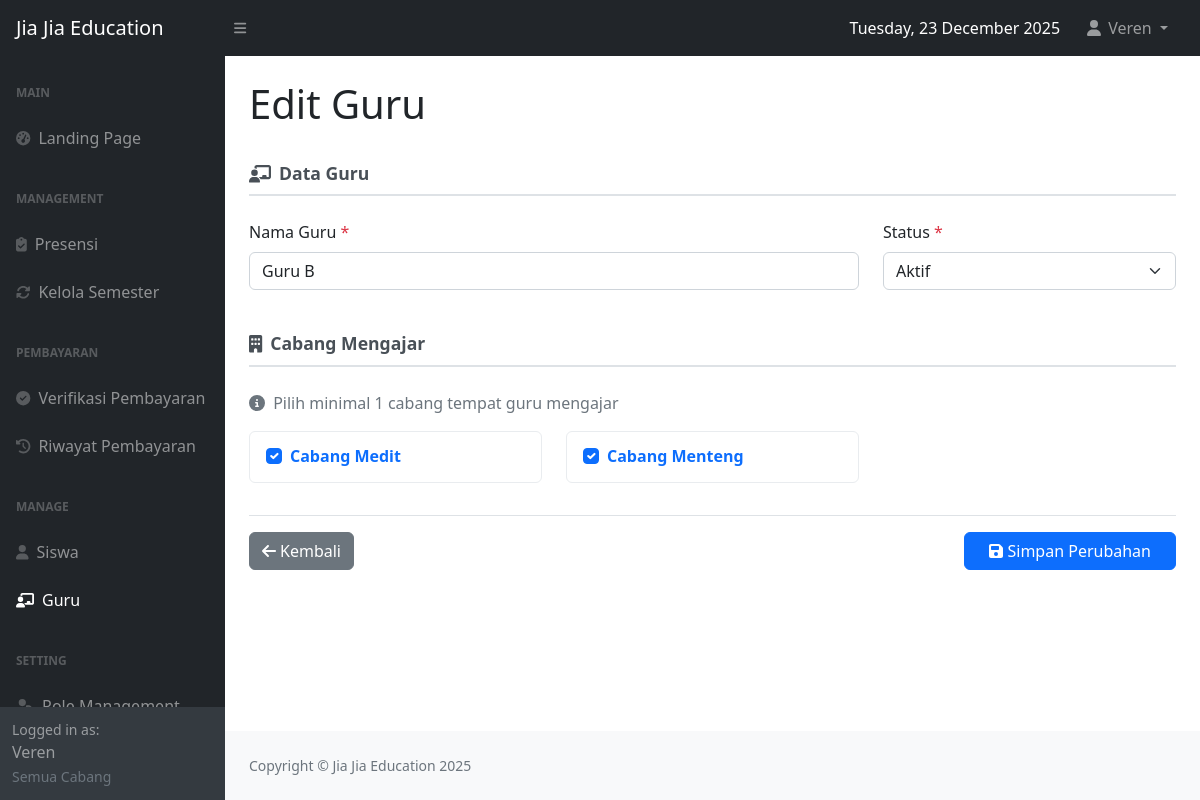
The page /editguru.php?id=15 (signed in) on the database its author committed.
### tables this page shows
CREATE TABLE `guru` (
  `guru_id` int(11) NOT NULL,
  `nama_guru` varchar(100) NOT NULL,
  `status` enum('aktif','nonaktif','cuti') NOT NULL
);

CREATE TABLE `cabang` (
  `cabang_id` int(11) NOT NULL,
  `nama_cabang` varchar(100) NOT NULL
);

### check_login.php (called while the page is built, shortened)
<?php
function getUserFullName() {
    return $_SESSION['full_name'] ?? 'User';
}
?>

### editguru.php (the view, shortened to what this page needs)
<?php
require 'check_login.php';
require 'config.php';
$current_user_name = getUserFullName();
$current_user_role_id = $_SESSION['role_id'];
$current_user_cabang_name = $_SESSION['cabang_name'] ?? 'Semua Cabang';
$guru_id = (int)$_GET['id'];
try {
    $stmt = $conn->prepare("SELECT guru_id, nama_guru, status FROM guru WHERE guru_id = ?");
    $stmt->bind_param("i", $guru_id);
    $stmt->execute();
    $result = $stmt->get_result();
    $guru_data = $result->fetch_assoc();
    $stmt_cabang_assigned = $conn->prepare("SELECT cabang_id FROM cabangguru WHERE guru_id = ?");
    $stmt_cabang_assigned->bind_param("i", $guru_id);
    $stmt_cabang_assigned->execute();
    $result_cabang_assigned = $stmt_cabang_assigned->get_result();
    $assigned_cabang_ids = [];
    while ($row = $result_cabang_assigned->fetch_assoc()) {
        $assigned_cabang_ids[] = $row['cabang_id'];
    }
} catch (Exception $e) {
    error_log("Database error: " . $e->getMessage());
    header("Location: guru.php?error=database");
    exit();
}
$cabang_list = [];
try {
    if ($current_user_role_id == 1) {
        $stmt_cabang = $conn->prepare("SELECT cabang_id, nama_cabang FROM cabang ORDER BY nama_cabang ASC");
        $stmt_cabang->execute();
    }
    $result_cabang = $stmt_cabang->get_result();
    while ($row = $result_cabang->fetch_assoc()) {
        $cabang_list[] = $row;
    }
} catch (Exception $e) {
    error_log("Error loading cabang: " . $e->getMessage());
}
?>
<!DOCTYPE html>
<html lang="id">
<head>
    <link href="https://cdn.jsdelivr.net/npm/bootstrap@5.2.3/dist/css/bootstrap.min.css" rel="stylesheet" />
    <link href="css/styles.css" rel="stylesheet" />
</head>
<body class="sb-nav-fixed">
    <nav class="sb-topnav navbar navbar-expand navbar-dark bg-dark">
        <a class="navbar-brand ps-3" href="index.php">Jia Jia Education</a>
        <button class="btn btn-link btn-sm order-1 order-lg-0 me-4 me-lg-0" id="sidebarToggle"><i class="fas fa-bars"></i></button>
        <ul class="navbar-nav ms-auto ms-md-0 me-3 me-lg-4">
            <li class="nav-item d-none d-md-flex align-items-center me-3">
                <span class="text-white">
                    <?php
                    echo strftime("%A, %d %B %Y");
                    ?>
                </span>
            </li>
            <li class="nav-item dropdown">
                <a class="nav-link dropdown-toggle" id="navbarDropdown" href="#" role="button" data-bs-toggle="dropdown" aria-expanded="false">
                    <i class="fas fa-user fa-fw"></i> <?php echo htmlspecialchars($current_user_name); ?>
                </a>
            </li>
        </ul>
    </nav>
    <div id="layoutSidenav">
        <div id="layoutSidenav_nav">
            <nav class="sb-sidenav accordion sb-sidenav-dark">
                <div class="sb-sidenav-menu">
                    <div class="nav">
                        <div class="sb-sidenav-menu-heading">Main</div>
                        <a class="nav-link" href="index.php">
                            <div class="sb-nav-link-icon"><i class="fas fa-tachometer-alt"></i></div>
                            Landing Page
                        </a>
                        <div class="sb-sidenav-menu-heading">Management</div>
                        <a class="nav-link" href="absensi.php">
                            <div class="sb-nav-link-icon"><i class="fas fa-clipboard-check"></i></div>
                            Presensi
                        </a>
                        <a class="nav-link" href="kelola_semester.php">
                            <div class="sb-nav-link-icon"><i class="fas fa-sync-alt"></i></div>
                            Kelola Semester
                        </a>
                        <?php if ($current_user_role_id == 1): ?>
                        <div class="sb-sidenav-menu-heading">Pembayaran</div>
                        <a class="nav-link" href="verifikasi_pembayaran.php">
                            <div class="sb-nav-link-icon"><i class="fas fa-check-circle"></i></div>
                            Verifikasi Pembayaran
                        </a>
                        <a class="nav-link" href="riwayat_pembayaran.php">
                            <div class="sb-nav-link-icon"><i class="fas fa-history"></i></div>
                            Riwayat Pembayaran
                        </a>
                        <?php endif; ?>
                        <div class="sb-sidenav-menu-heading">Manage</div>
                        <a class="nav-link" href="siswa.php">
                            <div class="sb-nav-link-icon"><i class="fas fa-user"></i></div>
                            Siswa
                        </a>
                        <a class="nav-link active" href="guru.php">
                            <div class="sb-nav-link-icon"><i class="fas fa-chalkboard-teacher"></i></div>
                            Guru
                        </a>
                        <?php if ($current_user_role_id == 1): ?>
                        <div class="sb-sidenav-menu-heading">Setting</div>
                        <a class="nav-link" href="role.php">
                            <div class="sb-nav-link-icon"><i class="fas fa-user-tag"></i></div>
                            Role Management
                        </a>
                        <?php endif; ?>
                    </div>
                </div>
                <div class="sb-sidenav-footer">
                    <div class="small">Logged in as:</div>
                    <?php echo htmlspecialchars($current_user_name); ?><br>
                    <small class="text-muted"><?php echo htmlspecialchars($current_user_cabang_name); ?></small>
                </div>
            </nav>
        </div>
        <div id="layoutSidenav_content">
            <main>
                <div class="container-fluid px-4">
                    <h1 class="mt-4">Edit Guru</h1>
                    <br>
                    <form method="POST" action="editguru.php?id=<?php echo $guru_id; ?>">
                        <div class="section-title">
                            <i class="fas fa-chalkboard-teacher me-2"></i>Data Guru
                        </div>
                        <div class="row mb-4">
                            <div class="col-md-8 mb-3">
                                <label class="form-label">Nama Guru <span class="text-danger">*</span></label>
                                <input type="text" class="form-control" name="nama_guru" required maxlength="100"
                                       value="<?php echo htmlspecialchars($guru_data['nama_guru']); ?>"
                                       placeholder="Masukkan nama lengkap guru">
                            </div>
                            <div class="col-md-4 mb-3">
                                <label class="form-label">Status <span class="text-danger">*</span></label>
                                <select class="form-select" name="status" required>
                                    <option value="aktif" <?php echo ($guru_data['status'] == 'aktif') ? 'selected' : ''; ?>>Aktif</option>
                                </select>
                            </div>
                        </div>
                        <div class="section-title">
                            <i class="fas fa-building me-2"></i>Cabang Mengajar
                        </div>
                        <div class="mb-4">
                            <?php if (!empty($cabang_list)): ?>
                                <p class="text-muted mb-3">
                                    <i class="fas fa-info-circle me-1"></i>
                                    Pilih minimal 1 cabang tempat guru mengajar
                                </p>
                                <div class="row">
                                    <?php foreach ($cabang_list as $cabang): ?>
                                    <div class="col-md-6 col-lg-4">
                                        <div class="cabang-checkbox-item">
                                            <div class="form-check">
                                                <input class="form-check-input" type="checkbox"
                                                       name="cabang_ids[]"
                                                       value="<?php echo (int)$cabang['cabang_id']; ?>"
                                                       id="cabang_<?php echo (int)$cabang['cabang_id']; ?>"
                                                       <?php echo in_array($cabang['cabang_id'], $assigned_cabang_ids) ? 'checked' : ''; ?>>
                                                <label class="form-check-label" for="cabang_<?php echo (int)$cabang['cabang_id']; ?>">
                                                    <?php echo htmlspecialchars($cabang['nama_cabang']); ?>
                                                </label>
                                            </div>
                                        </div>
                                    </div>
                                    <?php endforeach; ?>
                                </div>
                            <?php endif; ?>
                        </div>
                        <div class="d-flex justify-content-between pt-3 border-top">
                            <a href="guru.php" class="btn btn-secondary">
                                <i class="fas fa-arrow-left me-1"></i>Kembali
                            </a>
                            <button type="submit" class="btn btn-primary px-4">
                                <i class="fas fa-save me-1"></i>Simpan Perubahan
                            </button>
                        </div>
                    </form>
                </div>
            </main>
            <footer class="py-4 bg-light mt-auto">
                <div class="container-fluid px-4">
                    <div class="d-flex align-items-center justify-content-between small">
                        <div class="text-muted">Copyright &copy; Jia Jia Education <?php echo date('Y'); ?></div>
                    </div>
                </div>
            </footer>
        </div>
    </div>
</body>
</html>

### editguru.php (style rules this page uses)
.section-title { font-size: 1.1rem; font-weight: 600; color: #495057; border-bottom: 2px solid #dee2e6; padding-bottom: 0.5rem; margin-bottom: 1.5rem; }
.cabang-checkbox-item { border: 1px solid #e9ecef; border-radius: 6px; padding: 0.75rem 1rem; margin-bottom: 0.5rem; transition: all 0.2s; }
.cabang-checkbox-item input:checked + label { font-weight: 600; color: #0d6efd; }

### rows shown on the page
guru: nama_guru "Guru B", status "Aktif"
cabang: cabang_id "☑", nama_cabang "Cabang Medit"
cabang: cabang_id "☑", nama_cabang "Cabang Menteng"

### other values the page prints
strftime("%A, %d %B %Y") "Tuesday, 23 December 2025"
$current_user_name "Veren"
$current_user_cabang_name "Semua Cabang"
